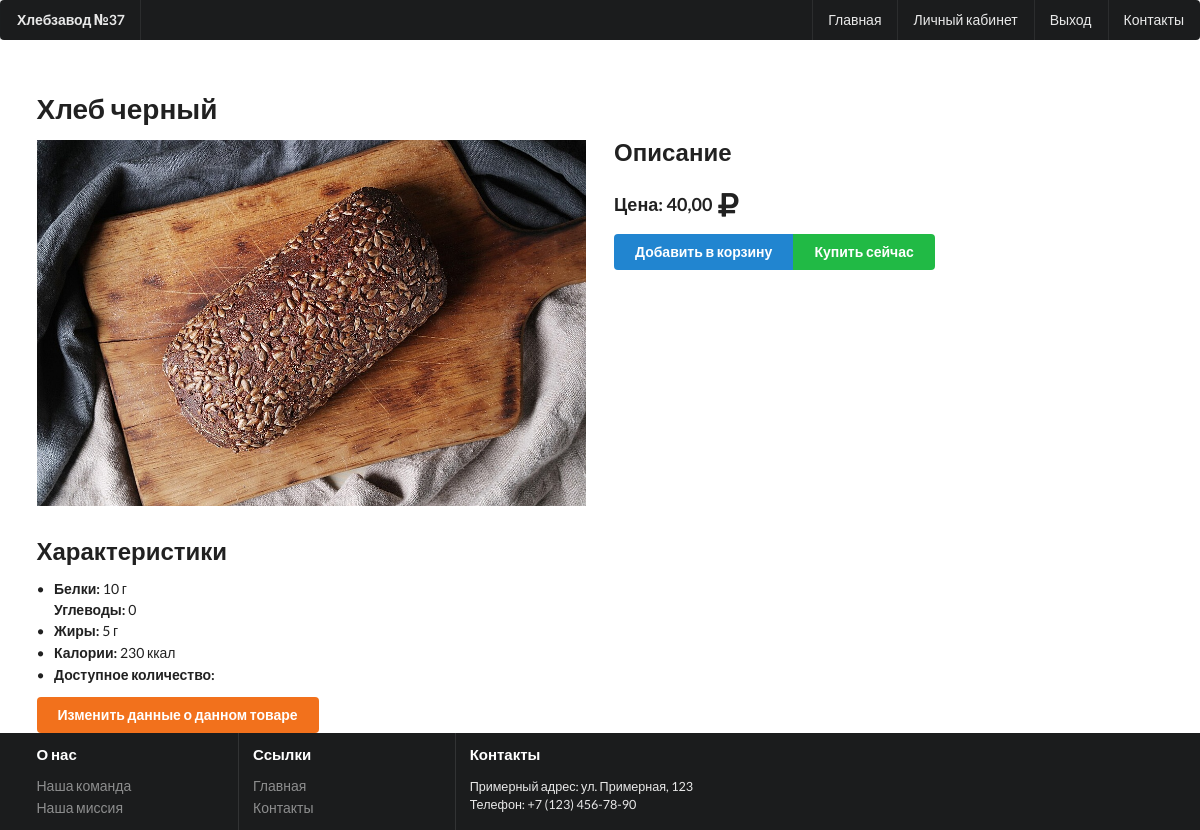
/product-detail/khleb-chernyi/12/ (signed in), run on the app's committed database.
### inventory/models.py (models this page shows, shortened)
class Product(models.Model):
    category = models.ForeignKey(Category,
                                 on_delete=models.CASCADE,
                                 name='product_category')
    name = models.CharField(max_length=250)
    slug = models.SlugField(max_length=250,
                            unique=True,
                            blank=True)
    image = ThumbnailerImageField(upload_to='product/%Y/%m/%d',
                                  resize_source=dict(quality=95,
                                                     size=(1368,720),
                                                     sharpen=True),)
    text = models.TextField(blank=True)
    price = models.DecimalField(max_digits=10,decimal_places=2)
    protein = models.PositiveIntegerField()
    carbohydrates = models.PositiveIntegerField()
    fats = models.PositiveIntegerField()
    callories = models.PositiveIntegerField(blank=True)
    created = models.DateField(auto_now_add=True)
    updated = models.DateField(auto_now=True)
    class Meta:
        ordering = ['-created']
        indexes = [
            models.Index(fields=['-created'])
        ]

### inventory/views.py (the view)
# urls.py: path('product-detail/<slug:slug>/<int:product_id>/',views.ProductDetailView.as_view(),
class ProductDetailView(LoginRequiredMixin,View):
    def get(self,request,slug,product_id):
        product = get_object_or_404(Product,
                                    slug=slug,
                                    id=product_id)
        return render(request,
                      'product/product_detail.html',
                      {'product':product})

### inventory/templates/product/product_detail.html (shortened to what this page needs)
{% extends "base.html" %}
{% block content %}
<div class="ui container" style="margin-top: 20px;">
    <h1 class="ui header">{{ product.name }}</h1>
    <div class="ui stackable grid">
        <div class="eight wide column">
            {% if product.image %}
                <img src="{{ product.image.url }}" alt="{{ product.name }}" class="ui fluid image">
            {% endif %}
        </div>
        <div class="eight wide column">
            <h2 class="ui header">Описание</h2>
            <h3 class="ui header">Цена: {{ product.price|floatformat:2 }}<i class="ruble sign icon"></i></h3>
            <div class="ui buttons">
                <button class="ui primary button">Добавить в корзину</button>
                <button class="ui green button">Купить сейчас</button>
            </div>
        </div>
    </div>
    <h2 class="ui header" style="margin-top: 30px;">Характеристики</h2>
    <ul class="ui list">
        <li><strong>Белки:</strong> {{ product.protein }} г</li>
        <span><strong>Углеводы:</strong> {{ product.carbohydrates }}</span><br>
        <li><strong>Жиры:</strong> {{ product.fats }} г</li>
        <li><strong>Калории:</strong> {{ product.callories }} ккал</li>
        <li><strong>Доступное количество:</strong> {{ product.quantity }}</li>
    </ul>
    <a href={% url "product_update_view" pk=product.pk %}>
        <button class="ui orange button">Изменить данные о данном товаре</button>
</div>
{% endblock content %}

### inventory/templates/base.html (style rules this page uses)
html, body { height: 100%; margin: 0; }
body { display: flex; flex-direction: column; }
.ui.container { flex: 1; }

### data on the page
Product: name "Хлеб черный", image (picture), price "40,00", protein "10", carbohydrates "0", fats "5", callories "230"
